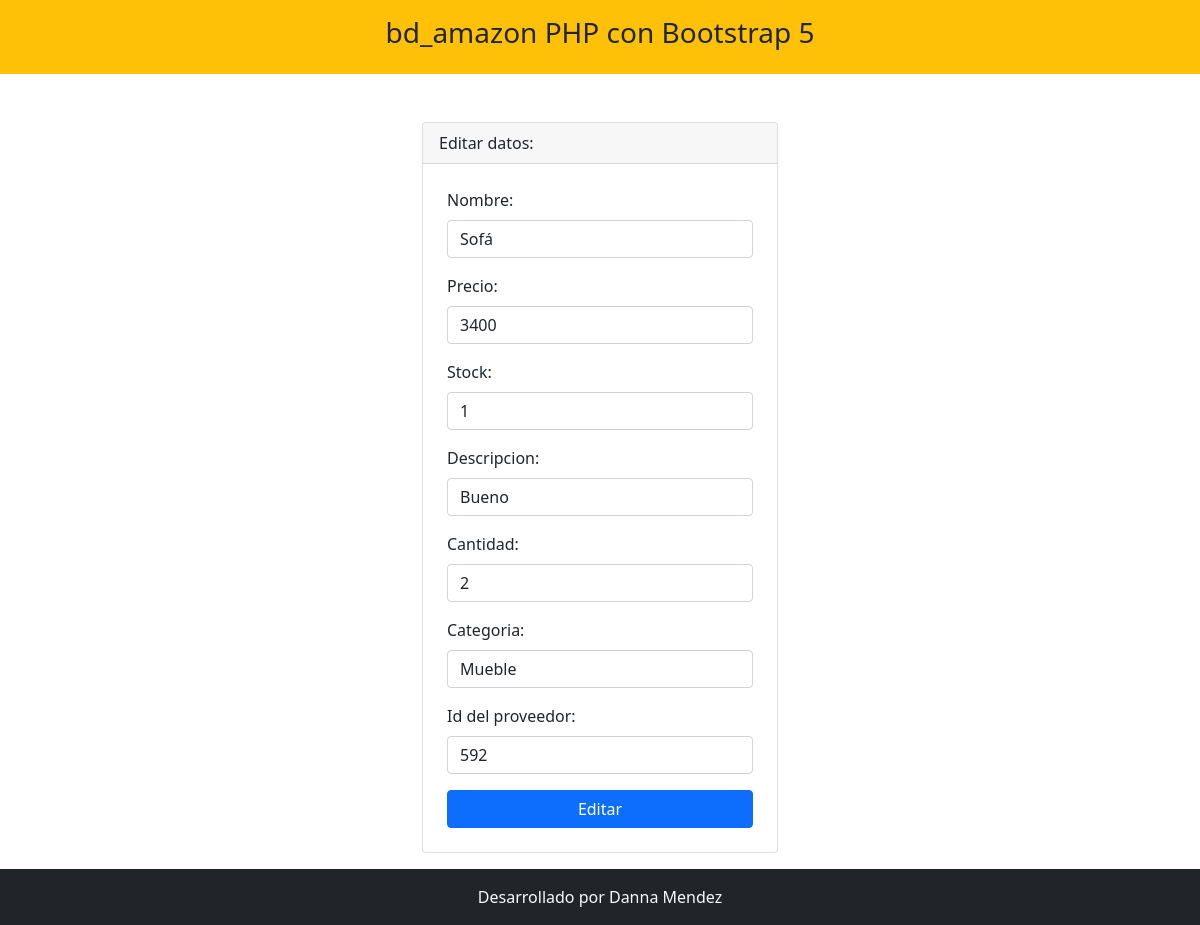
The page /editar.php?id_producto=1 on the database its author committed.
### tables this page shows
CREATE TABLE `productos` (
  `id_producto` int(11) NOT NULL,
  `nombre` varchar(100) DEFAULT NULL,
  `precio` int(11) DEFAULT NULL,
  `stock` int(70) DEFAULT NULL,
  `descripcion` varchar(255) NOT NULL,
  `cantidad` int(10) NOT NULL,
  `categoria` varchar(255) NOT NULL,
  `id_proveedor` int(10) NOT NULL
);

### editar.php (the view, shortened to what this page needs)
<?php include 'template/header.php' ?>
<?php
    include_once 'model/conexion.php';
    $id_producto = $_GET['id_producto'];
    $sentencia = $bd->prepare("select * from productos where id_producto = ?;");
    $sentencia->execute([$id_producto]);
    $productos = $sentencia->fetch(PDO::FETCH_OBJ);
?>
<div class="container mt-5">
    <div class="row justify-content-center">
        <div class="col-md-4">
            <div class="card">
                <div class="card-header">
                    Editar datos:
                </div>
                <form class="p-4" method="POST" action="editarProceso.php">
                    <div class="mb-3">
                        <label class="form-label">Nombre: </label>
                        <input type="text" class="form-control" name="txtNombre" required
                        value="<?php echo $productos->nombre; ?>">
                    </div>
                    <div class="mb-3">
                        <label class="form-label">Precio: </label>
                        <input type="number" class="form-control" name="txtprecio" autofocus required
                        value="<?php echo $productos->precio; ?>">
                    </div>
                    <div class="mb-3">
                        <label class="form-label">Stock: </label>
                        <input type="number" class="form-control" name="txtstock" autofocus required
                        value="<?php echo $productos->stock; ?>">
                    </div>
                    <div class="mb-3">
                        <label class="form-label">Descripcion: </label>
                        <input type="text" class="form-control" name="txtDesc" autofocus required
                        value="<?php echo $productos->descripcion; ?>">
                    </div>
                    <div class="mb-3">
                        <label class="form-label">Cantidad: </label>
                        <input type="number" class="form-control" name="txtCant" autofocus required
                        value="<?php echo $productos->cantidad; ?>">
                    </div>
                    <div class="mb-3">
                        <label class="form-label">Categoria: </label>
                        <input type="text" class="form-control" name="txtCat" autofocus required
                        value="<?php echo $productos->categoria; ?>">
                    </div>
                    <div class="mb-3">
                        <label class="form-label">Id del proveedor: </label>
                        <input type="number" class="form-control" name="txtProv" autofocus required
                        value="<?php echo $productos->id_proveedor; ?>">
                    </div>
                    <div class="d-grid">
                        <input type="submit" class="btn btn-primary" value="Editar">
                    </div>
                </form>
            </div>
        </div>
    </div>
</div>
<?php include 'template/footer.php' ?>

### rows shown on the page
productos: txtNombre "Sofá", txtprecio "3400", txtstock "1", txtDesc "Bueno", txtCant "2", txtCat "Mueble", txtProv "592"
